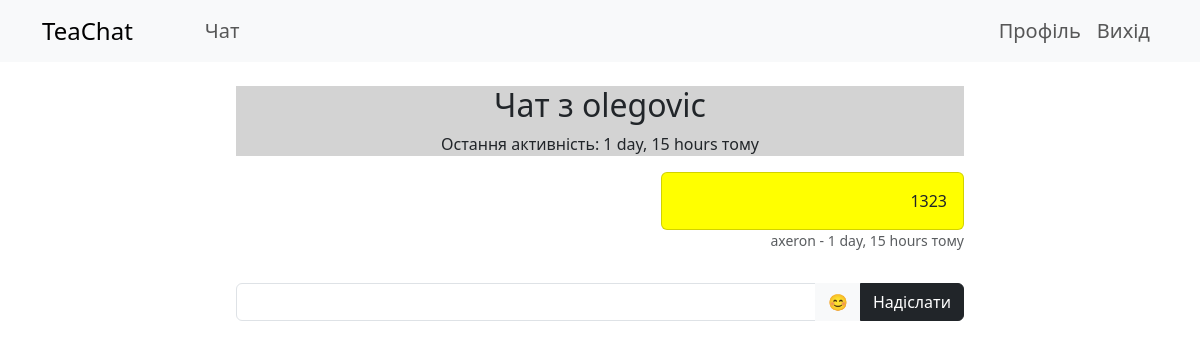
Screenshot of /chat/user/6/ (signed in) with the database file from the repository.
### accounts/models.py (models this page shows, shortened)
class CustomUser(AbstractUser):
    email = models.EmailField(unique=True)
    avatar = models.ImageField(upload_to='avatars/', null=True, blank=True)

### chat/models.py (models this page shows, shortened)
class UserStatus(models.Model):
    user = models.OneToOneField(CustomUser, on_delete=models.CASCADE)
    is_online = models.BooleanField(default=False)
    last_message = models.ForeignKey('Message', on_delete=models.SET_NULL, null=True, blank=True)
    last_activity = models.DateTimeField(default=timezone.now)

class Message(models.Model):
    sender = models.ForeignKey(CustomUser, on_delete=models.CASCADE, related_name='sent_messages')
    receiver = models.ForeignKey(CustomUser, on_delete=models.CASCADE, related_name='received_messages')
    content = models.TextField()
    timestamp = models.DateTimeField(auto_now_add=True)

### chat/views.py (the view)
# urls.py: path('user/<int:user_id>/', chat_with_user, name='chat_with_user'),
@login_required
def chat_with_user(request, user_id):
    other_user = CustomUser.objects.get(pk=user_id)
    messages = Message.objects.filter(
        (models.Q(sender=request.user) & models.Q(receiver=other_user)) |
        (models.Q(sender=other_user) & models.Q(receiver=request.user))
    ).order_by('-timestamp')
    try:
        other_user_status = UserStatus.objects.get(user=other_user)
        last_activity = other_user_status.last_activity
        try:
            sender_check = MessageCheck.objects.get(user=request.user, other_user=other_user)
        except MessageCheck.DoesNotExist:
            sender_check = MessageCheck.objects.create(user=request.user, other_user=other_user)
        sender_check.last_checked = timezone.now()
        sender_check.save()
    except ObjectDoesNotExist:
        last_activity = None
    context = {
        'other_user': other_user,
        'messages': messages,
        'last_activity': last_activity,
        'current_user': request.user,
    }
    return render(request, 'chat/chat_with_user.html', context)

### chat/templates/chat/chat_with_user.html (shortened to what this page needs)
{% extends 'base.html' %}
{% block content %}
  <div class="container mt-4">
    <div style="background-color:lightgray;" class="col-8 text-center mx-auto">
      <h2 class="text-center">Чат з {{ other_user.username }}</h2>
      {% if last_activity %}
        <p class="text-center">Остання активність: {{ last_activity|timesince }} тому</p>
      {% endif %}
    </div>
    <div id="chat-messages" class="col-8 mx-auto px-auto" style="max-height: 60vh; overflow-y: auto; display: flex; flex-direction: column-reverse;">
      {% for message in messages %}
      <div class="mb-3 col-5 {% if message.sender == current_user %}text-end current-user-message{% endif %} message-container" data-message-id="{{ message.id }}" style="{% if message.sender == current_user %}align-self: flex-end;{% else %}align-self: flex-start;{% endif %}">
        <div class="card col-12 mx-auto" style="background-color: {% if message.sender == current_user %}yellow{% else %}lightgreen{% endif %};">
          <div class="card-body">
            <p class="card-text message-content">
              {{ message.content }}
            </p>
          </div>
        </div>
        <p class="card-text small text-muted">
          {{ message.sender.username }} - {{ message.timestamp|timesince }} тому
        </p>
      </div>
      {% endfor %}
    </div>
    <form method="post" action="{% url 'send_message' other_user.id %}" id="message-form" class="mt-3 col-8 mx-auto px-auto">
      <div class="input-group">
        <input type="text" name="content" class="form-control" id="message-input" required>
        <button type="button" id="emoji-button" class="btn btn-light">😊</button>
        <button type="submit" class="btn btn-dark">Надіслати</button>
      </div>
    </form>
  </div>
{% endblock %}

### rows the page displays
CustomUser: username "olegovic"
UserStatus: last_activity "1 day, 15 hours"
Message: content "1323", sender.username "axeron", timestamp "1 day, 15 hours"
